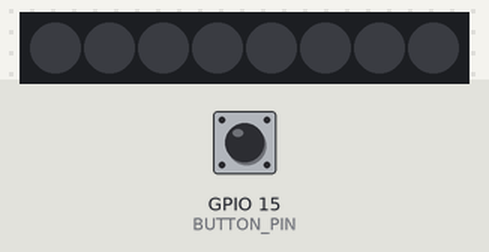
Simulated run of this sketch. Board: ESP32-S2. On the bench: 8 RGB LEDs in strip order, left to right. Inputs (shaded band) come from the test bench; at power-on: GPIO 15 (BUTTON_PIN) HIGH. Dim RGB values are drawn brighter than linear; random numbers use the default seed unless the sketch sets one.

Above: at 1.2 s.
1.3 s: GPIO 15 (BUTTON_PIN) pulled LOW for 1 s
At 1.7 s:
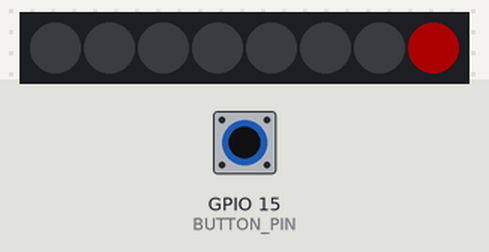
4.3 s: GPIO 15 (BUTTON_PIN) pulled LOW for 0.15 s
At 4.8 s:
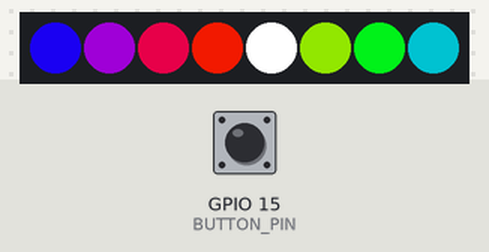
7.3 s: GPIO 15 (BUTTON_PIN) pulled LOW for 0.15 s
At 8.01 s:
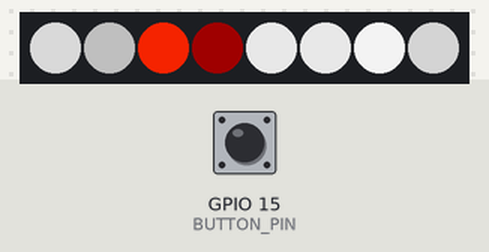
10.3 s: GPIO 15 (BUTTON_PIN) pulled LOW for 3.2 s
At 14.5 s:
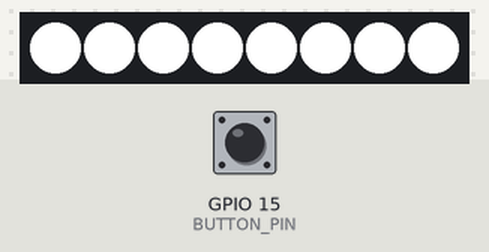
15.0 s: GPIO 15 (BUTTON_PIN) pulled LOW for 3.2 s
At 17.7 s:
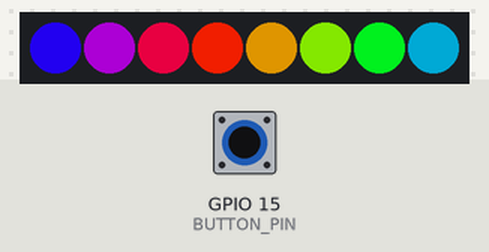
Timing chart, 0 to 31.5 s (numbered marks = the images above; inputs shaded):
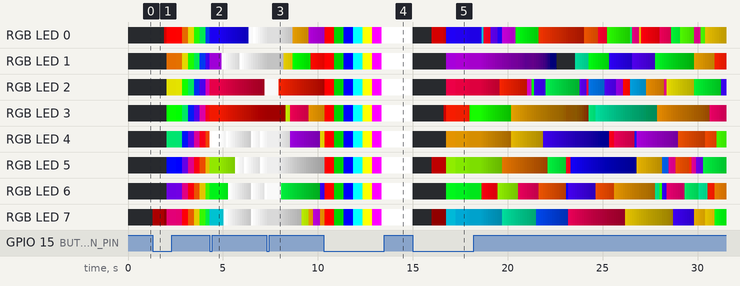

The sketch:

esp32ws2812blampcode.ino
```cpp
#include <FastLED.h>

#define NUM_LEDS 8
#define DATA_PIN 13
#define BUTTON_PIN 15

CRGB leds[NUM_LEDS];

void setup() {
  FastLED.addLeds<WS2812B, DATA_PIN, GRB>(leds, NUM_LEDS);
  pinMode(BUTTON_PIN, INPUT_PULLUP); // Set button pin as input with pull-up resistor
}

void loop() {
  static int mode = 0; // Initialize mode variable to 0

  if (digitalRead(BUTTON_PIN) == LOW) { // Check if button is pressed (NC button is normally closed)
    mode++; // Increment mode variable

    switch (mode) { // Choose mode based on mode variable
      case 1:
        fire();
        break;
      case 2:
        rainbow();
        break;
      case 3:
        twinkle();
        break;
      case 4:
        twinkleRandomColors();
        break;
      case 5:
        fill_solid(leds, NUM_LEDS, CRGB::Red);
        FastLED.show();
        break;
      case 6:
        fill_solid(leds, NUM_LEDS, CRGB::Green);
        FastLED.show();
        break;
      case 7:
        fill_solid(leds, NUM_LEDS, CRGB::Blue);
        FastLED.show();
        break;
      case 8:
        fill_solid(leds, NUM_LEDS, CRGB::Cyan);
        FastLED.show();
        break;
      case 9:
        fill_solid(leds, NUM_LEDS, CRGB::Yellow);
        FastLED.show();
        break;
      case 10:
        fill_solid(leds, NUM_LEDS, CRGB::Magenta);
        FastLED.show();
        break;
      case 11:
        fill_solid(leds, NUM_LEDS, CRGB::White);
        FastLED.show();
        break;
      case 12:
        fill_solid(leds, NUM_LEDS, CRGB::Black); // Turn off all LEDs
        FastLED.show();
        break;
      default:
        mode = 0; // Reset mode variable to 0
        break;
    }

    delay(500); // Delay to debounce button
  }

  if (mode == 1) { // If in fire mode, display the fire effect
    fire();
  } else if (mode == 2) { // If in rainbow mode, display the rainbow effect
    rainbow();
  } else if (mode == 3) { // If in twinkle mode, display the twinkle effect
    twinkle();
  } else if (mode == 4) { // If in twinkle with random colors mode, display the twinkle effect with random colors
    twinkleRandomColors();
  }
}

void fire() {
  static uint8_t heat[NUM_LEDS]; // Declare heat array as a static variable

  // Step 1. Cool down every LED a little
  for (int i = 0; i < NUM_LEDS; i++) {
    heat[i] = qsub8(heat[i], random8(0, ((NUM_LEDS * 10) / NUM_LEDS) + 2));
  }

  // Step 2. Sparking from hot to cold
  if (random8() < 150) {
    int cooldown = random8(10, 60);
    int index = random8(NUM_LEDS);
    heat[index] = qadd8(heat[index], cooldown);
  }

  // Step 3. Map heat to LED colors
  for (int i = 0; i < NUM_LEDS; i++) {
    CRGB color = HeatColor(heat[i]);
    leds[i] = color;
  }

  FastLED.show();
  delay(120); // Delay increased to slow down the fire effect
}

void rainbow() {
  static uint8_t hue = 0; // Declare hue variable as a static variable

  for (int i = 0; i < NUM_LEDS; i++) {
    leds[i] = CHSV(hue + (i * 255 / NUM_LEDS), 255, 255);
  }

  FastLED.show();
  delay(10);

  hue++; // Increment hue variable to move rainbow effect
}

void twinkle() {
  fadeToBlackBy(leds, NUM_LEDS, 20); // Fade all LEDs by 20

  for (int i = 0; i < NUM_LEDS; i++) {
    if (random8() < 30) { // 30% chance of twinkle
      leds[i] = CRGB::White;
    }
  }

  FastLED.show();
  delay(120); // Delay increased to slow down the twinkle effect
}

void twinkleRandomColors() {
  fadeToBlackBy(leds, NUM_LEDS, 20); // Fade all LEDs by 20

  for (int i = 0; i < NUM_LEDS; i++) {
    if (random8() < 30) { // 30% chance of twinkle
      leds[i] = CHSV(random8(), 255, 255); // Set random color for the twinkle
    }
  }

  FastLED.show();
  delay(120); // Delay increased to slow down the twinkle effect
}
```

Measured:
- what the display in image 1 shows lasts 0.6 s, from 1.3 s to 1.9 s
